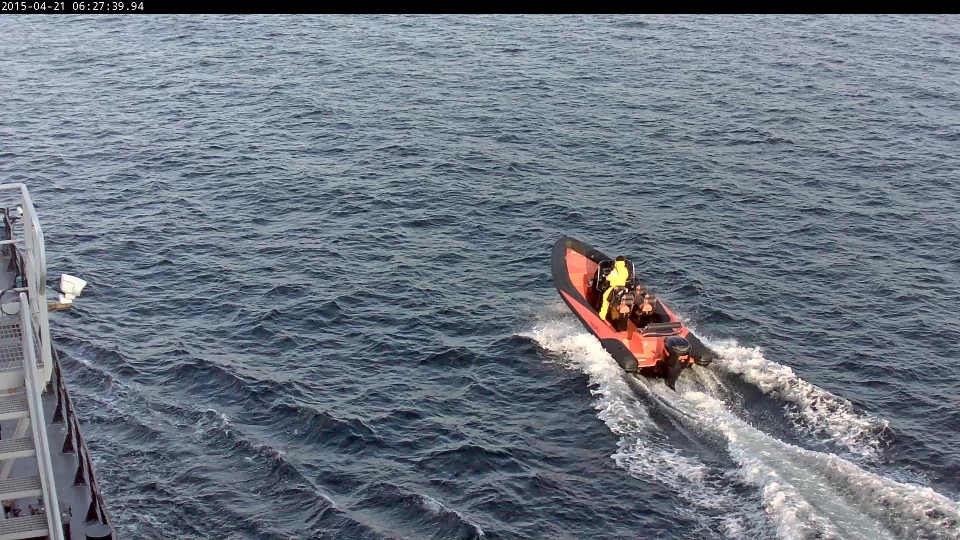
#> input picture test_image.jpg, 1920 x 1080 px (shown at 1/2 size)
$ jupyter execute MeanShift.ipynb
#> lines starting #> are read from the running program, lines starting #| are printed output that depends on the picture
## Originally, we proposed using the Mean Shift algorithm to attempt to segment the boat from the water. The assumption was that the water pixels were similar enough such that they would merge into a single "mean shifted" blob. This was our technique to do so, and we show why this ultimately did not work

[cell 1]
from PIL import Image
from sklearn.cluster import MeanShift, estimate_bandwidth
from skimage.filters import gaussian
import matplotlib.pyplot as plt
import numpy as np

[cell 2]
# Read in the image
im = Image.open("test_image.jpg")
#> im is the input picture: PIL image 1920x1080 RGB; mean R, G, B 110.3, 118.2, 129.6

# Convert image to numpy array
im = np.array(im)

# Display numpy array
plt.imshow(im)

[cell 3]
# Read in the image
im = Image.open("test_image.jpg")

# Declare bounding box
crop_rectangle = (1095, 468, 1432, 788)

# Crop the image around the bounding box
im = im.crop(crop_rectangle)
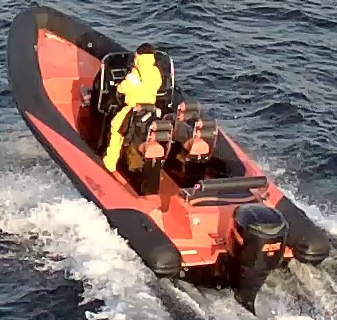
#> im: PIL image 337x320 RGB; mean R, G, B 127.7, 109, 104.7

# Convert cropped image to numpy array
im = np.array(im)

# Change the sigma to change the amount of gaussian blur
im = gaussian(im, sigma=3)
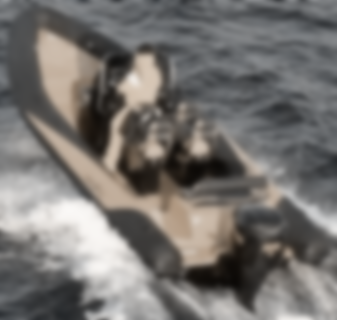
#> im: shape (320, 337, 3) float64; mean R, G, B 0.464, 0.452, 0.44
original_shape = im.shape
#> original_shape = (320, 337, 3)

# Display numpy array
plt.imshow(im)

[cell 4]
# Reshape im. This is what we'll perform Mean Shift on
X = np.reshape(im, [-1, 3])

# Estimate the bandwidth of the image, which will be fed into Mean Shift
bandwidth = estimate_bandwidth(X, quantile=0.1, n_samples=100)
#> bandwidth = 0.0784

[cell 5]
# Now perform Mean Shift
ms = MeanShift(bandwidth=bandwidth, bin_seeding=True)
ms.fit(X)

[cell 6]
labels = ms.labels_
segmented_image = np.reshape(labels, original_shape[:2])  # Just take size, ignore RGB channels.
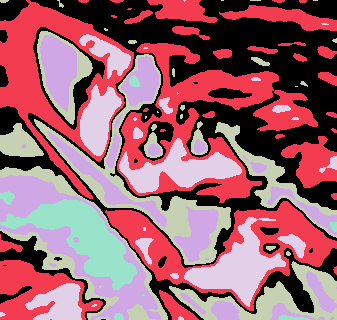
#> segmented_image: shape (320, 337) int64; 6 distinct labels, from 0 to 5; one colour per label, 0 black

[cell 7]
plt.figure(2)
plt.subplot(1, 2, 1)
plt.imshow(im)
plt.axis('off')
plt.subplot(1, 2, 2)
plt.imshow(segmented_image)
plt.axis('off')
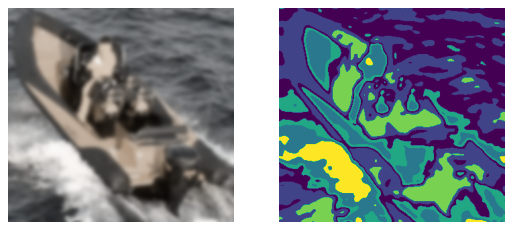
#> figure drawn by matplotlib, 2 panels
